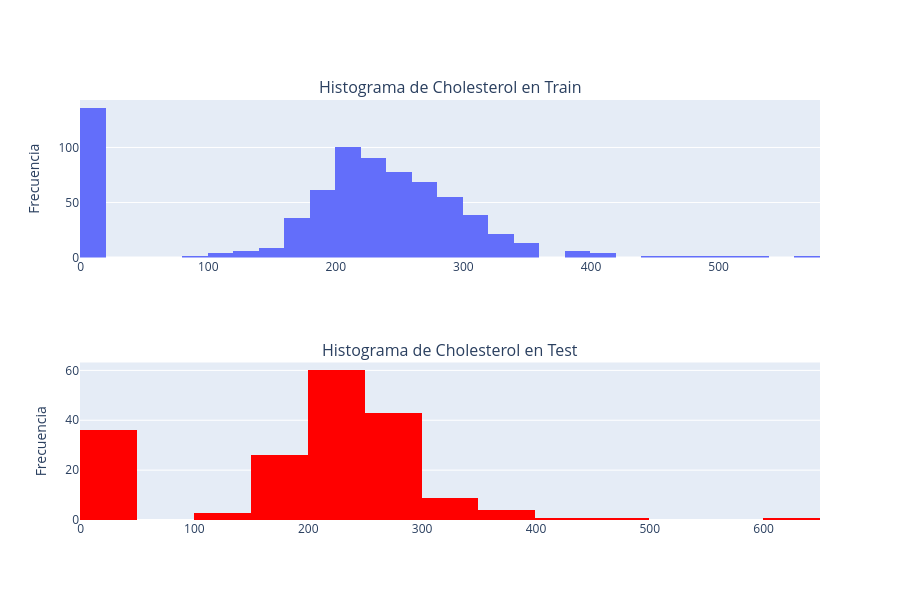

Notebook code cell kept with this figure:
### Code cell
# Se realiza un histograma de la caracteristica "Cholesterol" de Train y Test
fig = make_subplots(rows=2, cols=1, subplot_titles=("Histograma de Cholesterol en Train", "Histograma de Cholesterol en Test"))

fig.add_trace(go.Histogram(x=X_train[:, 4], name="Train"), row=1, col=1)
fig.add_trace(go.Histogram(x=X_test[:, 4], name="Test", marker_color="red"), row=2, col=1)
fig.update_yaxes(title_text="Frecuencia", row=1, col=1)
fig.update_yaxes(title_text="Frecuencia", row=2, col=1)

fig.update_layout(height=600, showlegend=False)
fig.show()

### Figure 1 — Plotly figure (JSON) as saved in the notebook; plotly's stock layout.template omitted (floating-point values rounded to 4 significant figures; data arrays with more than 128 entries replaced by an {"elided": "..."} marker saying what was removed)
{"data": [{"name": "Train", "type": "histogram", "x": {"elided": "734 int values"}, "xaxis": "x", "yaxis": "y"}, {"marker": {"color": "red"}, "name": "Test", "type": "histogram", "x": {"elided": "184 int values"}, "xaxis": "x2", "yaxis": "y2"}], "layout": {"annotations": [{"font": {"size": 16}, "showarrow": false, "text": "Histograma de Cholesterol en Train", "x": 0.5, "xanchor": "center", "xref": "paper", "y": 1, "yanchor": "bottom", "yref": "paper"}, {"font": {"size": 16}, "showarrow": false, "text": "Histograma de Cholesterol en Test", "x": 0.5, "xanchor": "center", "xref": "paper", "y": 0.375, "yanchor": "bottom", "yref": "paper"}], "height": 600, "showlegend": false, "xaxis": {"anchor": "y", "domain": [0, 1]}, "xaxis2": {"anchor": "y2", "domain": [0, 1]}, "yaxis": {"anchor": "x", "domain": [0.625, 1], "title": {"text": "Frecuencia"}}, "yaxis2": {"anchor": "x2", "domain": [0, 0.375], "title": {"text": "Frecuencia"}}}}
